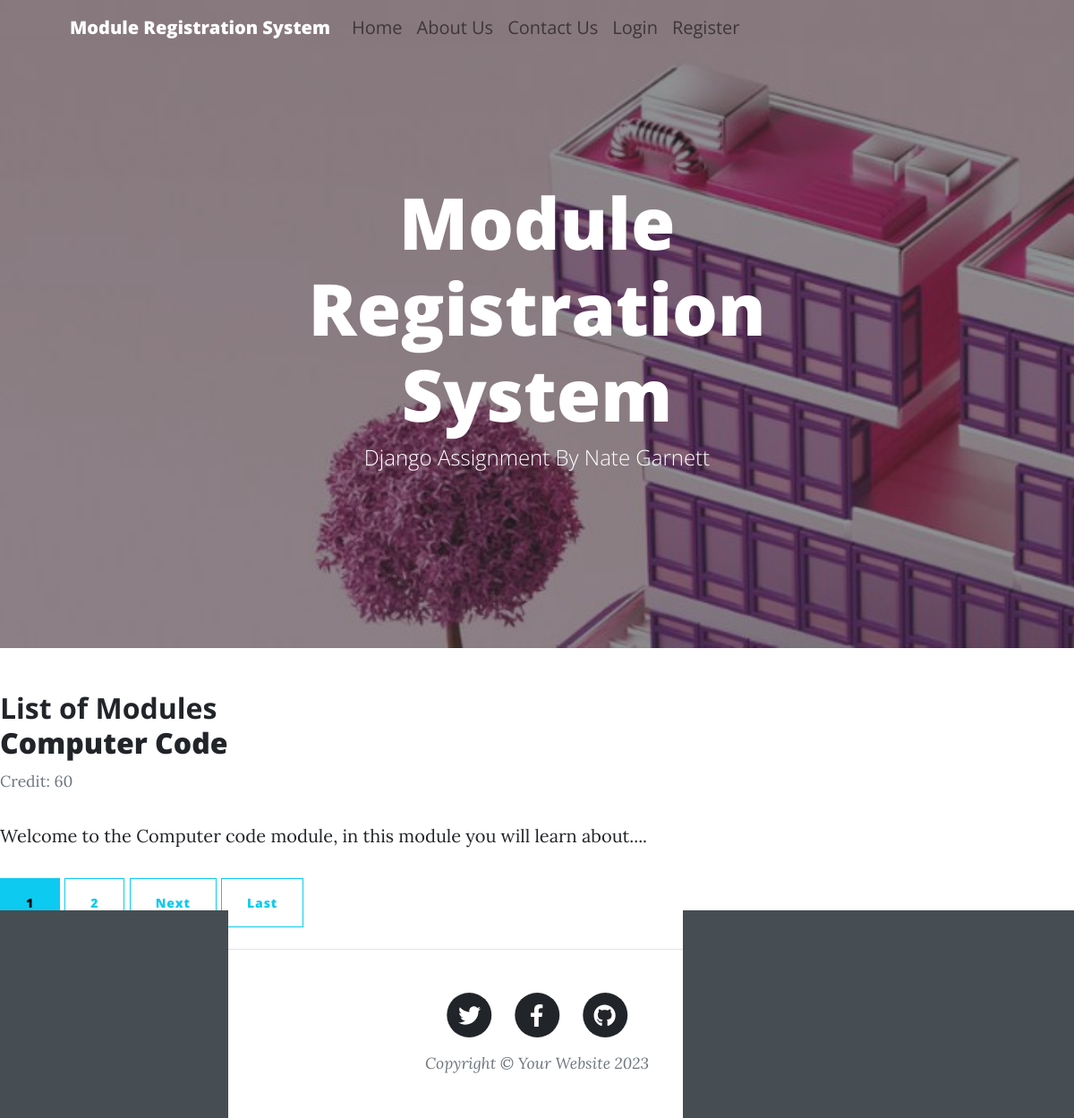
The app's page /modulelist/7, older data.
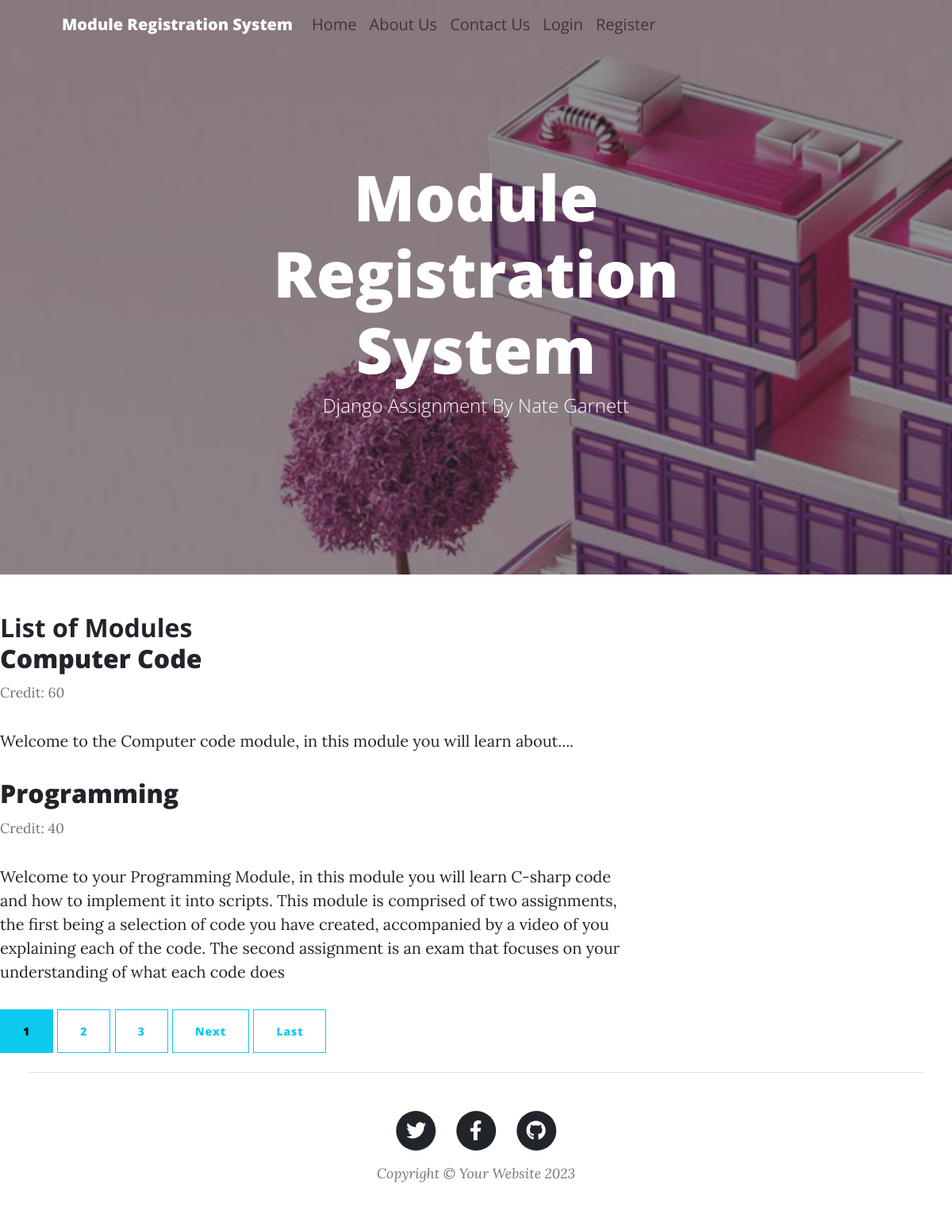
The same page, newer data.
### ModuleRegistrationSystem/models.py (models this page shows, shortened)
class Module(models.Model):
    name = models.CharField(max_length = 100)
    code = models.PositiveIntegerField()
    credit = models.PositiveIntegerField()
    category = models.CharField(max_length = 100, choices = [('Face-to-Face', 'Face-to-Face'), ('Online', 'Online')])
    description = models.TextField()
    availability = models.CharField(max_length = 100 , choices = [('Open', 'Open'), ('Closed', 'Closed')])
    courses = models.ManyToManyField(Group)
    def __str__(self):
        return f'{self.name}'

### ModuleRegistrationSystem/views.py (the view)
# urls.py: path('modulelist/<int:fk>', PostListView.as_view(), name = 'modules'),
class PostListView(ListView):
    paginate_by = 3
    model = Module
    template_name = 'ModuleRegistrationSystem/modulelist.html'
    context_object_name = 'module'
    ordering = ['-name']
    def get_context_data(self, **kwargs: any):
        context = super().get_context_data(**kwargs)
        course = Group.objects.get(id = self.kwargs.get('fk'))
        context.update({'course': course, 'modules': course.module_set.all()})
        return context

### ModuleRegistrationSystem/templates/ModuleRegistrationSystem/modulelist.html (shortened to what this page needs)
{% extends "ModuleRegistrationSystem/base.html" %}
{% block content %}
<body>
    <div class="col-lg-4 mb-5 mb-lg-0"><h2 class="fw-bolder mb-0">List of {{ Course }} Modules</h2></div>
{% for module in modules %}
<article class="media content-section">
    <div class="media-body">
        <h2><a class="article-title" href="{% url 'ModuleRegistrationSystem:module-detail' module.id %}">{{ module }}</a></h2>
        <small class="text-muted"> Credit: {{ module.credit }}</small>
        <p class="article-content">{{ module.description }}</p>
    </div>
</article>
</body>
{% endfor %}
{% if is_paginated %}
 {% for num in page_obj.paginator.page_range %}
 {% if page_obj.number == num %}
    <a class="btn btn-info mb-4"
    href="?page={{num}}">{{num}}</a>
 {% elif num > page_obj.number|add:'-3' and num < page_obj.number|add:'3' %}
    <a class="btn btn-outline-info mb-4" href="?page={{num}}">{{num}}</a>
 {% endif %}
 {% endfor %}
 {% if page_obj.has_next %}
    <a class="btn btn-outline-info mb-4" href="?page={{page_obj.next_page_number}}">Next</a>
    <a class="btn btn-outline-info mb-4" href="?page={{page_obj.paginator.num_pages}}">Last</a>
 {% endif %}
 {% endif %}
{% endblock content %}

### ModuleRegistrationSystem/templates/ModuleRegistrationSystem/base.html (shortened to what this page needs)
{% load static %}
<!DOCTYPE html>
<html lang="en">
    <head>
        <link href="{% static 'css/styles.css' %}" rel="stylesheet" />
    </head>
    <body>
        <nav class="navbar navbar-expand-lg navbar-light" id="mainNav">
            <div class="container px-4 px-lg-5">
                <a class="navbar-brand" href="{% url 'ModuleRegistrationSystem:home' %}">Module Registration System</a>
                <div class="collapse navbar-collapse" id="navbarResponsive">
                    <ul class="navbar-nav mr-auto">
                        <a class="nav-item nav-link" href="{% url 'ModuleRegistrationSystem:home' %}">Home</a>
                        <a class="nav-item nav-link" href="{% url 'ModuleRegistrationSystem:about' %}">About Us</a>
                        <a class="nav-item nav-link" href="{% url 'ModuleRegistrationSystem:contact' %}">Contact Us</a>
                    </ul>
                    <div class="navbar-nav">
                        {% if user.is_authenticated %}
                            <a class="nav-item nav-link" href="{% url 'profile' %}">Profile</a>
                            <a class="nav-item nav-link" href="{% url 'logout' %}">Logout</a>
                        {% else %}
                            <a class="nav-item nav-link" href="{% url 'login' %}">Login</a>
                    <a class="nav-item nav-link" href="{% url 'register' %}">Register</a>
                        {% endif %}
                    </div>
                </div>
            </div>
        </nav>
        <header class="masthead" style="background-image: url('{% static 'assets/banner.jpg' %}')">
            <div class="container position-relative px-4 px-lg-5">
                <div class="row gx-4 gx-lg-5 justify-content-center">
                    <div class="col-md-10 col-lg-8 col-xl-7">
                        <div class="site-heading">
                            <h1>Module Registration System</h1>
                            <span class="subheading">Django Assignment By Nate Garnett</span>
                        </div>
                    </div>
                </div>
            </div>
        </header>
        <div class="row">
            <div class="col-md-8">
            {% block content %}{% endblock %}
            </div>
        <div class="container px-4 px-lg-5">
        <footer class="border-top">
            <div class="container px-4 px-lg-5">
                <div class="row gx-4 gx-lg-5 justify-content-center">
                    <div class="col-md-10 col-lg-8 col-xl-7">
                        <ul class="list-inline text-center">
                            <li class="list-inline-item">
                                <a href="https://twitter.com/sheffhallamuni?ref_src=twsrc%5Egoogle%7Ctwcamp%5Eserp%7Ctwgr%5Eauthor">
                                    <span class="fa-stack fa-lg">
                                        <i class="fas fa-circle fa-stack-2x"></i>
                                        <i class="fab fa-twitter fa-stack-1x fa-inverse"></i>
                                    </span>
                                </a>
                            </li>
                            <li class="list-inline-item">
                                <a href="https://www.facebook.com/sheffieldhallamuniversity/?locale=en_GB">
                                    <span class="fa-stack fa-lg">
                                        <i class="fas fa-circle fa-stack-2x"></i>
                                        <i class="fab fa-facebook-f fa-stack-1x fa-inverse"></i>
                                    </span>
                                </a>
                            </li>
                            <li class="list-inline-item">
                                <a href="https://github.com/c1007012/assignment1django/tree/main">
                                    <span class="fa-stack fa-lg">
                                        <i class="fas fa-circle fa-stack-2x"></i>
                                        <i class="fab fa-github fa-stack-1x fa-inverse"></i>
                                    </span>
                                </a>
                            </li>
                        </ul>
                        <div class="small text-center text-muted fst-italic">Copyright &copy; Your Website 2023</div>
                    </div>
                </div>
            </div>
        </footer>
    </body>
</html>

Row changes from the older to the newer data that the page shows:
added Module: name "Programming", credit "40", description "Welcome to your Programming Module, in this module you will learn C-sharp code and how to implement it into scripts. This module is comprised of two assignments, the first being a selection of code you have created, accompanied by a video of you explaining each of the code. The second assignment is an exam that focuses on your understanding of what each code does"
Text that changed along with them:
new list line: "3"
